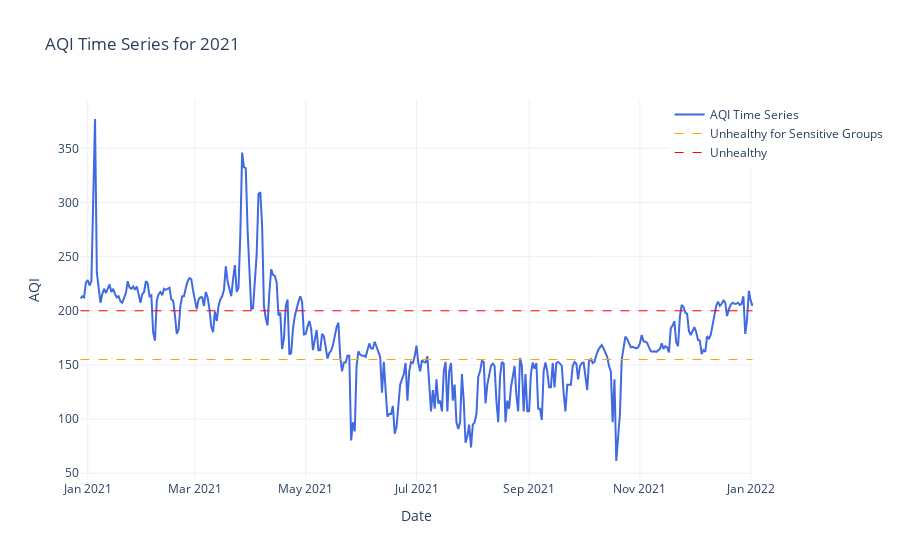

Notebook code for this chart:
### Code cell
aqi_2021 = analyze_year('data/Kathmandu_2021.csv', '2021')

### Figure 1 — Plotly figure (JSON) as saved in the notebook; plotly's stock layout.template omitted (floating-point values rounded to 4 significant figures; data arrays with more than 128 entries replaced by an {"elided": "..."} marker saying what was removed)
{"data": [{"line": {"color": "royalblue", "width": 2}, "mode": "lines", "name": "AQI Time Series", "type": "scatter", "x": {"elided": "371 str values"}, "y": {"elided": "371 float values"}}, {"line": {"color": "orange", "dash": "dash", "width": 1}, "mode": "lines", "name": "Unhealthy for Sensitive Groups", "type": "scatter", "x": [null], "y": [null]}, {"line": {"color": "red", "dash": "dash", "width": 1}, "mode": "lines", "name": "Unhealthy", "type": "scatter", "x": [null], "y": [null]}], "layout": {"legend": {"orientation": "v", "x": 1.2, "xanchor": "right", "y": 1, "yanchor": "top"}, "shapes": [{"line": {"color": "orange", "dash": "dash", "width": 1}, "type": "line", "x0": "2020-12-28T00:00:00", "x1": "2022-01-02T00:00:00", "y0": 155, "y1": 155}, {"line": {"color": "red", "dash": "dash", "width": 1}, "type": "line", "x0": "2020-12-28T00:00:00", "x1": "2022-01-02T00:00:00", "y0": 200, "y1": 200}], "title": {"text": "AQI Time Series for 2021"}, "xaxis": {"title": {"text": "Date"}}, "yaxis": {"title": {"text": "AQI"}}}}
